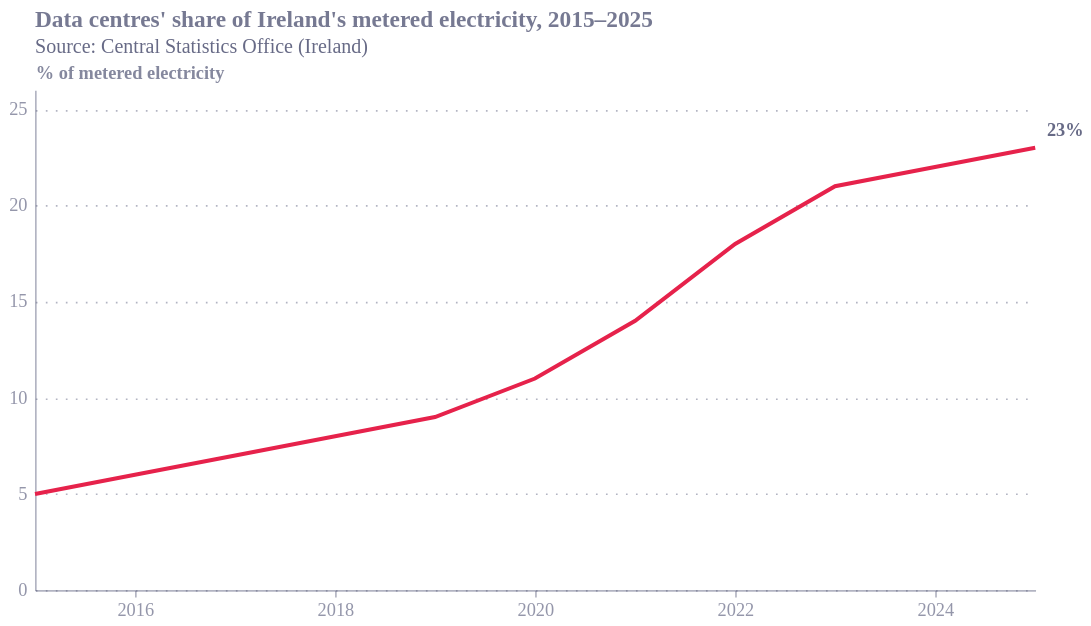

Notebook code for this chart:
### Code cell
import pandas as pd
import altair as alt
from ecostyles import EcoStyles

styles = EcoStyles()
styles.register_and_enable_theme()

# Data centres' share of Ireland's metered electricity consumption, 2015–2025.
# Source: Central Statistics Office (Ireland), Data Centres Metered Electricity
# Consumption 2025.
years = list(range(2015, 2026))
share = [5, 6, 7, 8, 9, 11, 14, 18, 21, 22, 23]
df = pd.DataFrame({"year": pd.to_datetime(years, format="%Y"), "pct": share})

line = alt.Chart(df).mark_line(strokeWidth=2.4).encode(
    x=alt.X("year:T", axis=alt.Axis(format="%Y", tickCount=6), title=None),
    y=alt.Y("pct:Q", title="% of metered electricity", scale=alt.Scale(domain=[0, 25])),
)

# label the final point only
end = df[df.year == pd.Timestamp("2025")].assign(lab=lambda d: d.pct.map(lambda v: f"{v}%"))
labels = alt.Chart(end).mark_text(dy=-10, fontWeight="bold").encode(
    x="year:T", y="pct:Q", text="lab")


chart = (line + labels).properties(
    width=600, height=300,
    title=alt.Title(
        text="Data centres' share of Ireland's metered electricity, 2015–2025",
        anchor="start",
        subtitle="Source: Central Statistics Office (Ireland)",
        subtitleColor="#676A86"),
)

styles.save(chart, path=".", name="ireland_datacentre_electricity", svg=True)
chart.save("ireland_datacentre_electricity.png", scale_factor=2)
chart

### Figure 1 — Vega-Lite specification as saved in the notebook (floating-point values rounded to 4 significant figures)
{"config": {"font": "Circular Std", "text": {"color": "#676A86", "align": "left", "baseline": "middle", "dx": 7, "dy": 0, "fontSize": 11}, "view": {"stroke": null, "continuousWidth": 400, "continuousHeight": 300, "discreteWidth": 400, "discreteHeight": 300}, "range": {"category": ["#36B7B4", "#E6224B", "#F4C245", "#0063AF", "#00A767", "#179FDB", "#EB5C2E"], "diverging": ["#E6224B", "#E54753", "#C9C9C9", "#179FDB", "#122B39"], "heatmap": ["#C9C9C9", "#179FDB", "#0063AF", "#122B39"], "ordinal": ["#00A767", "#36B7B4", "#179FDB", "#0063AF", "#243B5A"]}, "bar": {"color": "#179fdb"}, "line": {"color": "#e6224b"}, "rule": {"color": "#676A86"}, "area": {"opacity": 0.3}, "point": {"filled": true, "size": 80, "color": "#e6224b", "opacity": 0.95}, "geoshape": {"stroke": "white", "strokeWidth": 0.3}, "rect": {"fill": "#d6d4d4", "opacity": 0.3}, "axis": {"labelColor": "#676A86", "labelFontSize": 11, "labelFont": "Circular Std", "labelOpacity": 0.7, "tickColor": "#676A86", "tickOpacity": 0.5, "domainColor": "#676A86", "domainOpacity": 0.5, "gridColor": "#676A86", "gridDash": [2, 2], "gridOpacity": 0.5, "title": null, "titleColor": "#676A86", "titleOpacity": 0.8, "tickSize": 4}, "axisXDiscrete": {"grid": false, "labelAngle": 0, "tickCount": 10, "tickOpacity": 0.5, "title": null}, "axisYDiscrete": {"ticks": false, "labelPadding": 5}, "axisXTemporal": {"grid": false, "ticks": true}, "axisXQuantitative": {"grid": true}, "axisYQuantitative": {"gridColor": "#676A86", "gridDash": [1, 5], "gridOpacity": 0.5, "ticks": false, "labelPadding": 5, "tickCount": 8, "titleAngle": 0, "titleAlign": "left", "titleBaseline": "bottom", "titleX": 0, "titleY": -5}, "title": {"color": "#676A86E6", "subtitleColor": "#676A86", "font": "Circular Std", "subtitleFont": "Circular Std", "anchor": "start", "fontSize": 14, "subtitleFontSize": 12, "subtitlePadding": 4, "offset": 0, "frame": "group"}, "legend": {"titleColor": "#122b39", "title": null, "labelColor": "#122b39", "labelFontSize": 11}}, "layer": [{"data": {"name": "data-b0804cedbf081b090c54ce58734ce5b8"}, "mark": {"type": "line", "strokeWidth": 2.4}, "encoding": {"x": {"axis": {"format": "%Y", "tickCount": 6}, "field": "year", "title": null, "type": "temporal"}, "y": {"field": "pct", "scale": {"domain": [0, 25]}, "title": "% of metered electricity", "type": "quantitative"}}}, {"data": {"name": "data-e224edc5449ffc42924ded9995138673"}, "mark": {"type": "text", "dy": -10, "fontWeight": "bold"}, "encoding": {"text": {"field": "lab", "type": "nominal"}, "x": {"field": "year", "type": "temporal"}, "y": {"field": "pct", "type": "quantitative"}}}], "height": 300, "title": {"text": "Data centres' share of Ireland's metered electricity, 2015–2025", "anchor": "start", "subtitle": "Source: Central Statistics Office (Ireland)", "subtitleColor": "#676A86"}, "width": 600, "$schema": "https://vega.github.io/schema/vega-lite/v6.4.1.json", "datasets": {"data-b0804cedbf081b090c54ce58734ce5b8": [{"year": "2015-01-01T00:00:00", "pct": 5}, {"year": "2016-01-01T00:00:00", "pct": 6}, {"year": "2017-01-01T00:00:00", "pct": 7}, {"year": "2018-01-01T00:00:00", "pct": 8}, {"year": "2019-01-01T00:00:00", "pct": 9}, {"year": "2020-01-01T00:00:00", "pct": 11}, {"year": "2021-01-01T00:00:00", "pct": 14}, {"year": "2022-01-01T00:00:00", "pct": 18}, {"year": "2023-01-01T00:00:00", "pct": 21}, {"year": "2024-01-01T00:00:00", "pct": 22}, {"year": "2025-01-01T00:00:00", "pct": 23}], "data-e224edc5449ffc42924ded9995138673": [{"year": "2025-01-01T00:00:00", "pct": 23, "lab": "23%"}]}}
